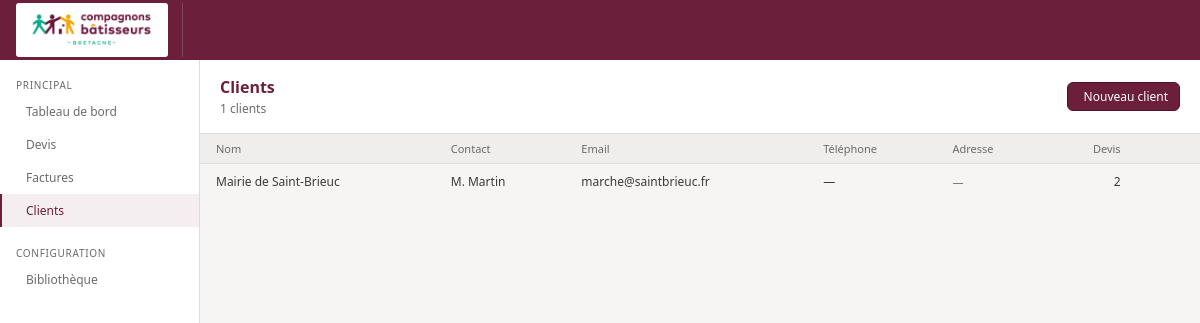
Screenshot of /clients/ (signed in) with the database file from the repository.
### core/models.py (models this page shows, shortened)
class ParametresAssociation(models.Model):
    nom = models.CharField(max_length=200, default='Compagnons Bâtisseurs Bretagne')
    siret = models.CharField(max_length=50, blank=True)
    ape = models.CharField(max_length=20, blank=True)
    forme_juridique = models.CharField(
        max_length=100, blank=True, default='Association loi 1901'
    )
    adresse = models.TextField(blank=True)
    email = models.EmailField(blank=True)
    telephone = models.CharField(max_length=50, blank=True)
    site_web = models.URLField(blank=True)
    logo = models.ImageField(
        upload_to='logo/', null=True, blank=True
    )
    couleur_principale = models.CharField(
        max_length=7, default='#6B1F3A',
        help_text="Code hexadécimal ex: #6B1F3A"
    )
    couleur_secondaire = models.CharField(
        max_length=7, default='#2BBFA4',
        help_text="Code hexadécimal ex: #2BBFA4"
    )
    couleur_accent = models.CharField(
        max_length=7, default='#E8A020',
        help_text="Code hexadécimal ex: #E8A020"
    )
    slogan = models.CharField(
        max_length=200, blank=True,
        default='La solidarité, un chantier à partager'
    )
    class Meta:
        verbose_name = 'Paramètres association'
    @classmethod
    def get(cls):
        obj, _ = cls.objects.get_or_create(pk=1)
        return obj

class Client(models.Model):
    nom = models.CharField(max_length=200)
    contact = models.CharField(max_length=200, blank=True)
    email = models.EmailField(blank=True)
    telephone = models.CharField(max_length=50, blank=True)
    adresse = models.TextField(blank=True)
    created_at = models.DateTimeField(auto_now_add=True)
    class Meta:
        ordering = ['nom']
        verbose_name = 'Client'

### core/views.py (the view)
# urls.py: path('clients/', views.clients_list, name='clients'),
@login_required
def clients_list(request):
    clients = Client.objects.all()
    return render(request, 'core/clients.html', {'clients': clients})

### core/context_processors.py (called while the page is built)
def params_association(request):
    return {'params': ParametresAssociation.get()}

### core/templates/core/clients.html (shortened to what this page needs)
{% extends 'core/base.html' %}
{% block nav_clients %}active{% endblock %}
{% block content %}
<div class="page-hd">
  <div><div class="page-title">Clients</div><div class="page-sub">{{ clients|length }} clients</div></div>
  <button onclick="document.getElementById('modal-client').classList.remove('hidden')" class="btn btn-prune"> Nouveau client</button>
</div>
<div style="flex:1;overflow-y:auto">
  <table>
    <thead><tr>
      <th>Nom</th><th>Contact</th><th>Email</th><th>Téléphone</th><th>Adresse</th><th class="num">Devis</th><th></th>
    </tr></thead>
    <tbody>
      {% for c in clients %}
      <tr>
        <td style="font-weight:500">{{ c.nom }}</td>
        <td>{{ c.contact|default:"—" }}</td>
        <td>{{ c.email|default:"—" }}</td>
        <td>{{ c.telephone|default:"—" }}</td>
        <td style="color:var(--gray-md);font-size:11px">{{ c.adresse|default:"—" }}</td>
        <td class="num">{{ c.devis.count }}</td>
        <td style="text-align:right">
          <form method="post" action="{% url 'core:client-delete' c.pk %}" style="display:inline" onsubmit="return confirm('Supprimer {{ c.nom }} ?')">
            <button type="submit" class="ico-btn danger"></button>
          </form>
        </td>
      </tr>
      {% empty %}
      <tr><td colspan="7" style="text-align:center;padding:2rem;color:var(--gray-md)">
        Aucun client.
      </td></tr>
      {% endfor %}
    </tbody>
  </table>
</div>
{% endblock %}

### core/templates/core/base.html (shortened to what this page needs)
<!DOCTYPE html>
<html lang="fr">
<head>
<link rel="stylesheet" href="https://cdn.jsdelivr.net/npm/@tabler/icons-webfont@3.19.0/dist/tabler-icons.min.css"/>
</head>
<body>
<div class="topbar">
  <a href="{% url 'core:dashboard' %}" class="logo-area">
    {% if params.logo %}
      <img src="{{ params.logo.url }}" alt="{{ params.nom }}" style="height:54px;width:auto;background:#fff;border-radius:3px;padding:2px 5px">
    {% endif %}
  </a>
</div>
<div class="body-wrap">
  <div class="sidebar">
    <div class="nav-sect">Principal</div>
    <a href="{% url 'core:dashboard' %}" class="nav-item {% block nav_dashboard %}{% endblock %}">Tableau de bord</a>
    <a href="{% url 'core:devis-list' %}" class="nav-item {% block nav_devis %}{% endblock %}">Devis</a>
    <a href="{% url 'core:factures-list' %}" class="nav-item {% block nav_factures %}{% endblock %}">Factures</a>
    <a href="{% url 'core:clients' %}" class="nav-item {% block nav_clients %}{% endblock %}">Clients</a>
    <div class="nav-sect">Configuration</div>
    <a href="{% url 'core:biblio' %}" class="nav-item {% block nav_biblio %}{% endblock %}">Bibliothèque</a>
  </div>
  <div class="main">
    {% block content %}{% endblock %}
  </div>
</div>
</body>
</html>

### core/templates/core/base.html (style rules this page uses)
:root { --prune:#6B1F3A;--prune-dk:#4E1529;--prune-lt:#F5EEF1;--prune-bd:#D4A3B5; --teal:#2BBFA4;--teal-dk:#1E9081;--teal-lt:#E8F8F5;--teal-bd:#9DE0D5; --amber:#E8A020;--amber-lt:#FDF3E1; --red:#C0392B;--red-lt:#FDECEB; --gray:#3A3A3A;--gray-md:#6B6B6B;--gray-lt:#F0EEEC;--gray-bd:#DDDCDA; --white:#fff;--bg:#F7F5F4; --f:'Segoe UI',system-ui,sans-serif;--fm:'Courier New',monospace; --r:6px; }
* { box-sizing:border-box;margin:0;padding:0 }
body { font-family:var(--f);font-size:13px;color:var(--gray);background:var(--bg);height:100vh;overflow:hidden;display:flex;flex-direction:column }
input,button,select,textarea { font-family:var(--f) }
button { cursor:pointer }
a { color:inherit;text-decoration:none }
.topbar { background:var(--prune);height:60px;display:flex;align-items:center;padding:0 1rem;gap:10px;flex-shrink:0;z-index:100 }
.logo-area { display:flex;align-items:center;gap:9px;padding-right:14px;border-right:1px solid rgba(255,255,255,.18);text-decoration:none }
.body-wrap { display:flex;flex:1;overflow:hidden }
.sidebar { width:200px;background:var(--white);border-right:1px solid var(--gray-bd);display:flex;flex-direction:column;flex-shrink:0;overflow-y:auto }
.main { flex:1;overflow:hidden;display:flex;flex-direction:column }
.nav-sect { font-size:10px;text-transform:uppercase;letter-spacing:.07em;color:var(--gray-md);padding:.9rem 1rem 3px;margin-top:4px }
.nav-item { display:flex;align-items:center;gap:8px;padding:8px 1rem;font-size:12px;color:var(--gray-md);border-left:2px solid transparent;text-decoration:none }
.nav-item.active { color:var(--prune);background:var(--prune-lt);border-left-color:var(--prune);font-weight:500 }
.btn { display:inline-flex;align-items:center;gap:5px;padding:5px 11px;font-size:12px;border-radius:var(--r);border:1px solid var(--gray-bd);background:transparent;color:var(--gray);cursor:pointer;text-decoration:none }
.btn-prune { background:var(--prune);color:#fff;border-color:var(--prune-dk) }
table { width:100%;border-collapse:collapse;font-size:12px }
th { padding:7px 1rem;text-align:left;font-size:11px;font-weight:500;color:var(--gray-md);border-bottom:1px solid var(--gray-bd);background:var(--gray-lt);white-space:nowrap }
td { padding:9px 1rem;border-bottom:1px solid var(--gray-bd);vertical-align:middle }
tbody tr:last-child td { border-bottom:none }
.num { text-align:right;font-variant-numeric:tabular-nums }
.page-hd { padding:1rem 1.25rem;background:var(--white);border-bottom:1px solid var(--gray-bd);display:flex;align-items:center;justify-content:space-between;flex-shrink:0 }
.page-title { font-size:16px;font-weight:600;color:var(--prune) }
.page-sub { font-size:12px;color:var(--gray-md);margin-top:2px }
.ico-btn { background:none;border:none;color:#BBBAB8;padding:3px 5px;border-radius:4px;display:inline-flex;align-items:center;font-size:14px;cursor:pointer }

### rows the page displays
ParametresAssociation: logo (picture)
Client: nom "Mairie de Saint-Brieuc", contact "M. Martin", email "marche@saintbrieuc.fr", telephone "—", adresse "—", devis.count "2"

### other values shown
{{ clients|length }} "1"
